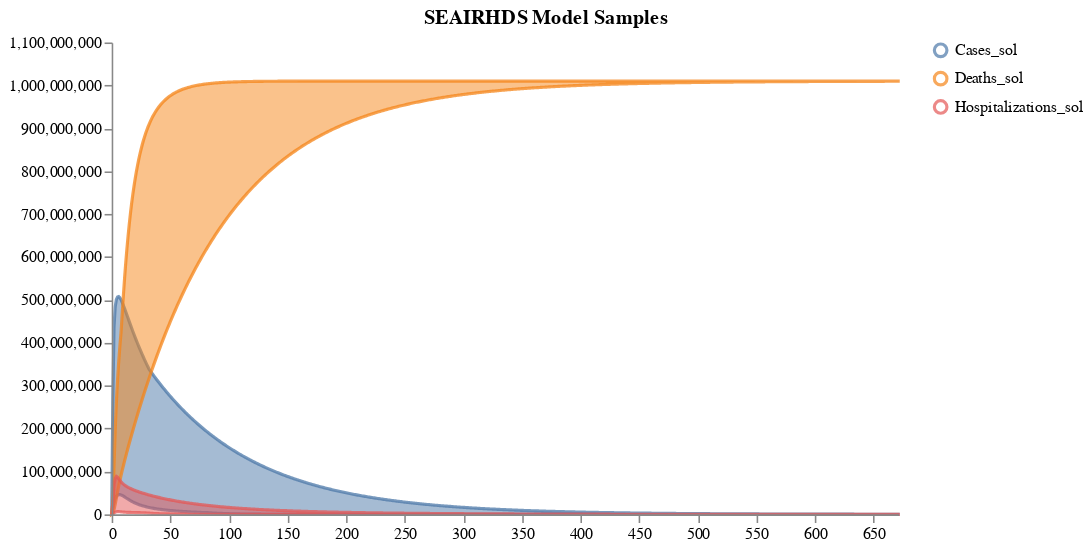

The notebook cell this image was saved under:
### Markdown cell above
### Set up and sample an ensemble of 1- 3 models

### Code cell
ensemble_samples = load_and_sample_petri_ensemble(
    [model_list[0]], [1], [solution_mapping1], num_samples, timepoints, 
    start_states=[start_states[0]], 
    total_population=regional_population, start_time=start_time,
)

display(ensemble_samples)
schema = plots.trajectories(ensemble_samples, subset=".*_sol", title="SEAIRHDS Model Samples")
schema = plots.pad(schema, 5)
plots.ipy_display(schema)

### Figure 1 — Vega specification as saved in the notebook (floating-point values rounded to 4 significant figures; data arrays with more than 128 entries replaced by an {"elided": "..."} marker saying what was removed)
{"$schema": "https://vega.github.io/schema/vega/v5.json", "axes": [{"name": "x_axis", "orient": "bottom", "scale": "xscale", "zindex": 100}, {"name": "y_axis", "orient": "left", "scale": "yscale", "zindex": 100}], "data": [{"name": "distributions", "values": {"elided": "2016 records"}}, {"name": "traces", "transform": [{"expr": "isValid(datum.value)", "type": "filter"}], "values": []}, {"name": "points", "values": []}, {"name": "markers", "values": []}, {"name": "selected", "on": [{"remove": true, "trigger": "clear"}, {"remove": true, "trigger": "!shift"}, {"insert": "clicked", "trigger": "!shift && clicked"}, {"toggle": "clicked", "trigger": "shift && clicked"}]}], "height": 300, "legends": [{"encode": {"labels": {"interactive": true, "name": "legendLabel", "update": {"opacity": [{"test": "!length(data('selected')) || indata('selected', 'value', datum.value)", "value": 1}, {"value": 0.25}]}}, "symbols": {"interactive": true, "name": "legendSymbol", "update": {"fill": {"value": "transparent"}, "opacity": [{"test": "!length(data('selected')) || indata('selected', 'value', datum.value)", "value": 0.7}, {"value": 0.15}], "size": {"value": 64}, "strokeWidth": {"value": 2}}}}, "name": "color_legend", "stroke": "color"}], "marks": [{"from": {"facet": {"data": "points", "groupby": "trajectory", "name": "points_split"}}, "marks": [{"encode": {"hover": {"fillOpacity": {"value": 0.9}}, "update": {"fill": {"field": "trajectory", "scale": "color"}, "fillOpacity": [{"test": "!length(data('selected')) || indata('selected', 'value', datum.trajectory)", "value": 0.5}, {"value": 0.15}], "size": {"value": 10}, "stroke": {"field": "trajectory", "scale": "color"}, "strokeOpacity": [{"test": "!length(data('selected')) || indata('selected', 'value', datum.trajectory)", "value": 0.75}, {"value": 0.15}], "strokeWidth": {"value": 2}, "tooltip": {"field": "value"}, "x": {"field": "timepoint", "scale": "xscale"}, "y": {"field": "value", "scale": "yscale"}}}, "from": {"data": "points"}, "name": "_points_symbol", "type": "symbol", "zindex": 3}, {"encode": {"hover": {"fillOpacity": {"value": 0.9}}, "update": {"interpolate": {"value": "linear"}, "stroke": {"field": "trajectory", "scale": "color"}, "strokeOpacity": [{"test": "!length(data('selected')) || indata('selected', 'value', datum.trajectory)", "value": 0.3}, {"value": 0.1}], "strokeWidth": {"value": 2}, "x": {"field": "timepoint", "scale": "xscale"}, "y": {"field": "value", "scale": "yscale"}}}, "from": {"data": "points"}, "name": "_points_line", "type": "line", "zindex": 3}], "name": "_points", "type": "group", "zindex": 3}, {"from": {"facet": {"data": "traces", "groupby": "trajectory", "name": "traces_split"}}, "marks": [{"encode": {"hover": {"fillOpacity": {"value": 0.9}}, "update": {"interpolate": {"value": "linear"}, "stroke": {"field": "trajectory", "scale": "color"}, "strokeOpacity": [{"test": "!length(data('selected')) || indata('selected', 'value', datum.trajectory)", "value": 0.75}, {"value": 0.15}], "strokeWidth": {"value": 2}, "x": {"field": "timepoint", "scale": "xscale"}, "y": {"field": "value", "scale": "yscale"}}}, "from": {"data": "traces_split"}, "name": "_traces_lines", "type": "line"}], "name": "_traces", "type": "group", "zindex": 2}, {"from": {"facet": {"data": "distributions", "groupby": "trajectory", "name": "trajectory_split"}}, "marks": [{"encode": {"hover": {"fillOpacity": {"value": 0.9}}, "update": {"fill": {"field": "trajectory", "scale": "color"}, "fillOpacity": [{"test": "!length(data('selected')) || indata('selected', 'value', datum.trajectory)", "value": 0.5}, {"value": 0.15}], "interpolate": {"value": "linear"}, "stroke": {"field": "trajectory", "scale": "color"}, "strokeOpacity": [{"test": "!length(data('selected')) || indata('selected', 'value', datum.trajectory)", "value": 0.75}, {"value": 0.15}], "strokeWidth": {"value": 2}, "x": {"field": "timepoint", "scale": "xscale"}, "y": {"field": "upper", "scale": "yscale"}, "y2": {"field": "lower", "scale": "yscale"}}}, "from": {"data": "trajectory_split"}, "type": "area"}], "name": "_distributions", "type": "group", "zindex": 1}, {"marks": [{"encode": {"enter": {"stroke": {"value": "lightgray"}}, "update": {"opacity": {"value": 1}, "x": {"field": "timepoint", "scale": "xscale"}, "y": {"signal": "height"}, "y2": {"value": 0}}}, "from": {"data": "markers"}, "name": "_marker text", "type": "rule"}, {"encode": {"enter": {"fontSize": {"value": 8}, "text": {"field": "datum.label"}, "y": {"value": 0}}}, "from": {"data": "_marker text"}, "name": "_marker flags", "transform": [{"as": ["x", "_y", "opacity", "align", "baseline"], "lineAnchor": "start", "offset": [1], "size": {"signal": "[width, height]"}, "type": "label"}], "type": "text"}], "name": "_markers", "type": "group"}], "padding": 5, "scales": [{"domain": {"fields": [{"data": "distributions", "field": "timepoint"}, {"data": "traces", "field": "timepoint"}, {"data": "points", "field": "timepoint"}, {"data": "markers", "field": "timepoint"}]}, "name": "xscale", "range": "width", "type": "linear", "zero": false}, {"domain": {"fields": [{"data": "distributions", "field": "lower"}, {"data": "distributions", "field": "upper"}, {"data": "traces", "field": "value"}, {"data": "points", "field": "value"}]}, "name": "yscale", "nice": true, "range": "height", "type": "linear", "zero": true}, {"domain": {"fields": [{"data": "distributions", "field": "trajectory"}, {"data": "traces", "field": "trajectory"}, {"data": "points", "field": "trajectory"}]}, "name": "color", "range": "category", "type": "ordinal"}], "signals": [{"name": "clear", "on": [{"events": "mouseup[!event.item]", "force": true, "update": "true"}], "value": true}, {"name": "shift", "on": [{"events": "@legendSymbol:click, @legendLabel:click", "force": true, "update": "event.shiftKey"}], "value": false}, {"name": "clicked", "on": [{"events": "@legendSymbol:click, @legendLabel:click", "force": true, "update": "{value: datum.value}"}], "value": null}], "title": "SEAIRHDS Model Samples", "width": 500}
